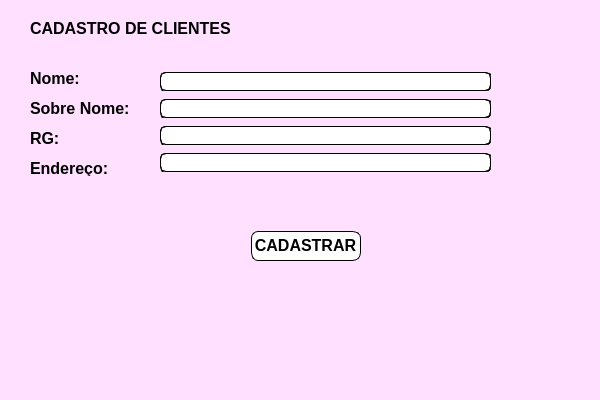
<?xml version="1.0" encoding="UTF-8"?>
<ui version="4.0">
 <class>Janela_Clientes_Cadastro</class>
 <widget class="QMainWindow" name="Janela_Clientes_Cadastro">
  <property name="geometry">
   <rect>
    <x>0</x>
    <y>0</y>
    <width>600</width>
    <height>400</height>
   </rect>
  </property>
  <property name="windowTitle">
   <string>Cadastro de Clientes</string>
  </property>
  <property name="styleSheet">
   <string notr="true">background-color: rgb(255, 225, 255);</string>
  </property>
  <widget class="QWidget" name="centralwidget">
   <widget class="QLabel" name="lblNome">
    <property name="geometry">
     <rect>
      <x>30</x>
      <y>70</y>
      <width>121</width>
      <height>16</height>
     </rect>
    </property>
    <property name="font">
     <font>
      <pointsize>12</pointsize>
      <weight>75</weight>
      <bold>true</bold>
     </font>
    </property>
    <property name="text">
     <string>Nome:</string>
    </property>
   </widget>
   <widget class="QLabel" name="label_3">
    <property name="geometry">
     <rect>
      <x>30</x>
      <y>20</y>
      <width>221</width>
      <height>16</height>
     </rect>
    </property>
    <property name="font">
     <font>
      <pointsize>12</pointsize>
      <weight>75</weight>
      <bold>true</bold>
     </font>
    </property>
    <property name="text">
     <string>CADASTRO DE CLIENTES</string>
    </property>
   </widget>
   <widget class="QLabel" name="lblSobreNome">
    <property name="geometry">
     <rect>
      <x>30</x>
      <y>100</y>
      <width>121</width>
      <height>16</height>
     </rect>
    </property>
    <property name="font">
     <font>
      <pointsize>12</pointsize>
      <weight>75</weight>
      <bold>true</bold>
     </font>
    </property>
    <property name="text">
     <string>Sobre Nome:</string>
    </property>
   </widget>
   <widget class="QLabel" name="lblRg">
    <property name="geometry">
     <rect>
      <x>30</x>
      <y>130</y>
      <width>121</width>
      <height>16</height>
     </rect>
    </property>
    <property name="font">
     <font>
      <pointsize>12</pointsize>
      <weight>75</weight>
      <bold>true</bold>
     </font>
    </property>
    <property name="text">
     <string>RG:</string>
    </property>
   </widget>
   <widget class="QLabel" name="lblEndereco">
    <property name="geometry">
     <rect>
      <x>30</x>
      <y>160</y>
      <width>121</width>
      <height>16</height>
     </rect>
    </property>
    <property name="font">
     <font>
      <pointsize>12</pointsize>
      <weight>75</weight>
      <bold>true</bold>
     </font>
    </property>
    <property name="text">
     <string>Endereço:</string>
    </property>
   </widget>
   <widget class="QPushButton" name="btnCadastrarCliente">
    <property name="geometry">
     <rect>
      <x>250</x>
      <y>230</y>
      <width>111</width>
      <height>31</height>
     </rect>
    </property>
    <property name="font">
     <font>
      <pointsize>12</pointsize>
      <weight>75</weight>
      <bold>true</bold>
     </font>
    </property>
    <property name="styleSheet">
     <string notr="true">background-color: rgb(255, 255, 255);
border-radius: 8px;
border-style: groove;
border-width: 2px</string>
    </property>
    <property name="text">
     <string>CADASTRAR</string>
    </property>
   </widget>
   <widget class="QWidget" name="layoutWidget">
    <property name="geometry">
     <rect>
      <x>160</x>
      <y>70</y>
      <width>331</width>
      <height>108</height>
     </rect>
    </property>
    <layout class="QVBoxLayout" name="verticalLayout">
     <item>
      <widget class="QLineEdit" name="txtNomeClienteCadastro">
       <property name="font">
        <font>
         <pointsize>10</pointsize>
        </font>
       </property>
       <property name="styleSheet">
        <string notr="true">background-color: rgb(255, 255, 255);
border-radius: 5px;
border-style: groove;
border-width: 1px</string>
       </property>
      </widget>
     </item>
     <item>
      <widget class="QLineEdit" name="txtSobreNomeClienteCadastro">
       <property name="font">
        <font>
         <pointsize>10</pointsize>
        </font>
       </property>
       <property name="styleSheet">
        <string notr="true">background-color: rgb(255, 255, 255);
border-radius: 5px;
border-style: groove;
border-width: 1px</string>
       </property>
      </widget>
     </item>
     <item>
      <widget class="QLineEdit" name="txtRgCadastro">
       <property name="font">
        <font>
         <pointsize>10</pointsize>
        </font>
       </property>
       <property name="styleSheet">
        <string notr="true">background-color: rgb(255, 255, 255);
border-radius: 5px;
border-style: groove;
border-width: 1px</string>
       </property>
      </widget>
     </item>
     <item>
      <widget class="QLineEdit" name="txtEnderecoCadastro">
       <property name="font">
        <font>
         <pointsize>10</pointsize>
        </font>
       </property>
       <property name="styleSheet">
        <string notr="true">background-color: rgb(255, 255, 255);
border-radius: 5px;
border-style: groove;
border-width: 1px</string>
       </property>
      </widget>
     </item>
    </layout>
   </widget>
  </widget>
  <widget class="QMenuBar" name="menubar">
   <property name="geometry">
    <rect>
     <x>0</x>
     <y>0</y>
     <width>600</width>
     <height>21</height>
    </rect>
   </property>
  </widget>
  <widget class="QStatusBar" name="statusbar"/>
 </widget>
 <resources/>
 <connections/>
</ui>
